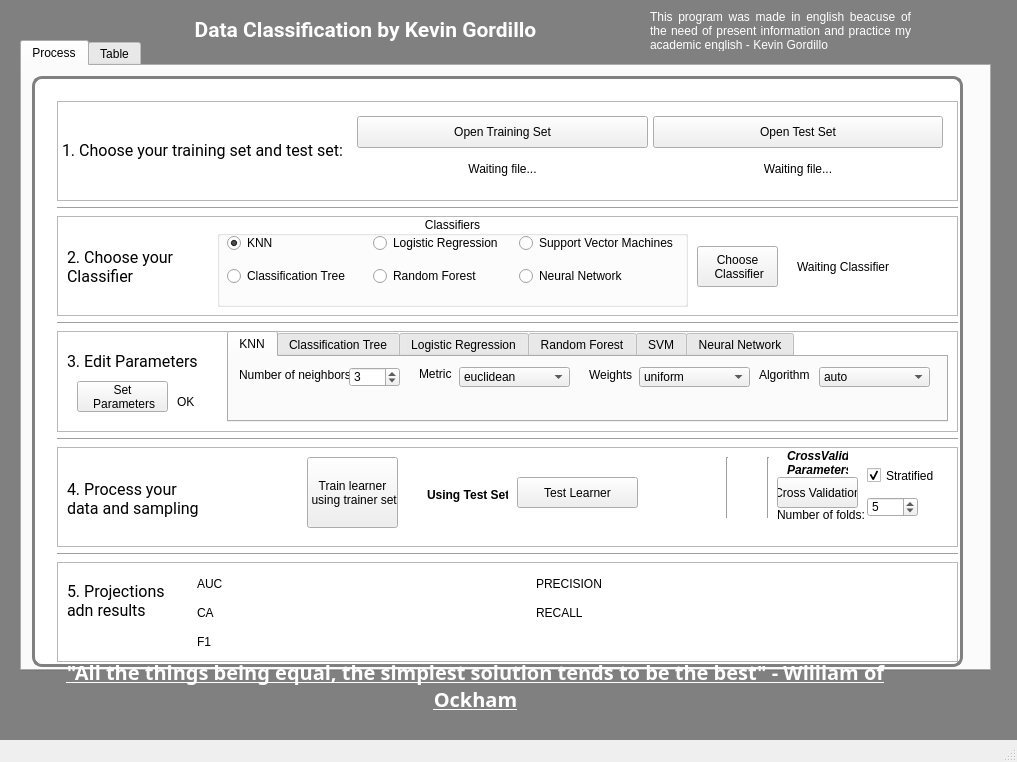
<?xml version="1.0" encoding="UTF-8"?>
<ui version="4.0">
 <author>kef</author>
 <class>MainWindow</class>
 <widget class="QMainWindow" name="MainWindow">
  <property name="geometry">
   <rect>
    <x>0</x>
    <y>0</y>
    <width>1017</width>
    <height>762</height>
   </rect>
  </property>
  <property name="sizePolicy">
   <sizepolicy hsizetype="Fixed" vsizetype="Fixed">
    <horstretch>0</horstretch>
    <verstretch>0</verstretch>
   </sizepolicy>
  </property>
  <property name="minimumSize">
   <size>
    <width>990</width>
    <height>745</height>
   </size>
  </property>
  <property name="maximumSize">
   <size>
    <width>5000</width>
    <height>5000</height>
   </size>
  </property>
  <property name="windowTitle">
   <string>DataClassificationKEF</string>
  </property>
  <property name="windowIcon">
   <iconset>
    <normaloff>razor.ico</normaloff>razor.ico</iconset>
  </property>
  <widget class="QWidget" name="MyForm">
   <property name="styleSheet">
    <string notr="true">#MyForm {
background: gray;
}

#FrameMenu {
border: 3px solid gray;
background: white;
border-radius: 10px;

}
</string>
   </property>
   <widget class="QLabel" name="Titulo">
    <property name="geometry">
     <rect>
      <x>140</x>
      <y>10</y>
      <width>451</width>
      <height>41</height>
     </rect>
    </property>
    <property name="font">
     <font>
      <family>Roboto</family>
      <pointsize>16</pointsize>
      <weight>75</weight>
      <bold>true</bold>
     </font>
    </property>
    <property name="styleSheet">
     <string notr="true">color: white;</string>
    </property>
    <property name="text">
     <string>Data Classification by Kevin Gordillo</string>
    </property>
    <property name="textFormat">
     <enum>Qt::RichText</enum>
    </property>
    <property name="alignment">
     <set>Qt::AlignCenter</set>
    </property>
   </widget>
   <widget class="QLabel" name="QUOTE">
    <property name="geometry">
     <rect>
      <x>40</x>
      <y>660</y>
      <width>871</width>
      <height>51</height>
     </rect>
    </property>
    <property name="sizePolicy">
     <sizepolicy hsizetype="MinimumExpanding" vsizetype="Preferred">
      <horstretch>5</horstretch>
      <verstretch>0</verstretch>
     </sizepolicy>
    </property>
    <property name="font">
     <font>
      <family>Poiret One</family>
      <pointsize>15</pointsize>
      <weight>75</weight>
      <italic>false</italic>
      <bold>true</bold>
      <underline>true</underline>
      <strikeout>false</strikeout>
     </font>
    </property>
    <property name="styleSheet">
     <string notr="true">color: white;</string>
    </property>
    <property name="text">
     <string>&quot;All the things being equal, the simplest solution tends to be the best&quot; - William of Ockham</string>
    </property>
    <property name="textFormat">
     <enum>Qt::PlainText</enum>
    </property>
    <property name="scaledContents">
     <bool>false</bool>
    </property>
    <property name="alignment">
     <set>Qt::AlignCenter</set>
    </property>
    <property name="wordWrap">
     <bool>true</bool>
    </property>
   </widget>
   <widget class="QLabel" name="Aclaracion">
    <property name="geometry">
     <rect>
      <x>650</x>
      <y>10</y>
      <width>261</width>
      <height>41</height>
     </rect>
    </property>
    <property name="sizePolicy">
     <sizepolicy hsizetype="Minimum" vsizetype="Minimum">
      <horstretch>0</horstretch>
      <verstretch>0</verstretch>
     </sizepolicy>
    </property>
    <property name="styleSheet">
     <string notr="true">color: white;</string>
    </property>
    <property name="text">
     <string>This program was made in english beacuse of the need of present information and practice my academic english - Kevin Gordillo</string>
    </property>
    <property name="alignment">
     <set>Qt::AlignJustify|Qt::AlignVCenter</set>
    </property>
    <property name="wordWrap">
     <bool>true</bool>
    </property>
   </widget>
   <widget class="QTabWidget" name="tabWidget2">
    <property name="enabled">
     <bool>true</bool>
    </property>
    <property name="geometry">
     <rect>
      <x>20</x>
      <y>40</y>
      <width>971</width>
      <height>631</height>
     </rect>
    </property>
    <property name="currentIndex">
     <number>0</number>
    </property>
    <widget class="QWidget" name="tab">
     <attribute name="title">
      <string>Process</string>
     </attribute>
     <widget class="QFrame" name="MenuFrame">
      <property name="geometry">
       <rect>
        <x>10</x>
        <y>10</y>
        <width>931</width>
        <height>591</height>
       </rect>
      </property>
      <property name="styleSheet">
       <string notr="true">
#MenuFrame {
border: 3px solid gray;
background: white;
border-radius: 10px;

}</string>
      </property>
      <property name="frameShape">
       <enum>QFrame::StyledPanel</enum>
      </property>
      <property name="frameShadow">
       <enum>QFrame::Raised</enum>
      </property>
      <widget class="QWidget" name="verticalLayoutWidget_3">
       <property name="geometry">
        <rect>
         <x>20</x>
         <y>20</y>
         <width>911</width>
         <height>571</height>
        </rect>
       </property>
       <layout class="QVBoxLayout" name="menuLayout">
        <property name="sizeConstraint">
         <enum>QLayout::SetMinAndMaxSize</enum>
        </property>
        <property name="margin">
         <number>5</number>
        </property>
        <item>
         <layout class="QHBoxLayout" name="_1_hLay">
          <item>
           <widget class="QFrame" name="_1step">
            <property name="frameShape">
             <enum>QFrame::StyledPanel</enum>
            </property>
            <property name="frameShadow">
             <enum>QFrame::Raised</enum>
            </property>
            <widget class="QWidget" name="layoutWidget">
             <property name="geometry">
              <rect>
               <x>0</x>
               <y>10</y>
               <width>891</width>
               <height>79</height>
              </rect>
             </property>
             <layout class="QHBoxLayout" name="_1dataLayout">
              <property name="spacing">
               <number>5</number>
              </property>
              <property name="sizeConstraint">
               <enum>QLayout::SetMinimumSize</enum>
              </property>
              <property name="margin">
               <number>5</number>
              </property>
              <item>
               <widget class="QLabel" name="label_step1">
                <property name="font">
                 <font>
                  <family>Roboto</family>
                  <pointsize>12</pointsize>
                 </font>
                </property>
                <property name="text">
                 <string>1. Choose your training set and test set:</string>
                </property>
               </widget>
              </item>
              <item>
               <layout class="QVBoxLayout" name="verticalLayout_2">
                <property name="sizeConstraint">
                 <enum>QLayout::SetDefaultConstraint</enum>
                </property>
                <item>
                 <widget class="QPushButton" name="fileTraining_btn">
                  <property name="sizePolicy">
                   <sizepolicy hsizetype="Preferred" vsizetype="Preferred">
                    <horstretch>0</horstretch>
                    <verstretch>0</verstretch>
                   </sizepolicy>
                  </property>
                  <property name="text">
                   <string>Open Training Set</string>
                  </property>
                 </widget>
                </item>
                <item>
                 <widget class="QLabel" name="fileOpen_lbl">
                  <property name="sizePolicy">
                   <sizepolicy hsizetype="Preferred" vsizetype="Preferred">
                    <horstretch>0</horstretch>
                    <verstretch>0</verstretch>
                   </sizepolicy>
                  </property>
                  <property name="text">
                   <string>Waiting file...</string>
                  </property>
                  <property name="alignment">
                   <set>Qt::AlignCenter</set>
                  </property>
                 </widget>
                </item>
               </layout>
              </item>
              <item>
               <layout class="QVBoxLayout" name="verticalLayout_3">
                <property name="sizeConstraint">
                 <enum>QLayout::SetDefaultConstraint</enum>
                </property>
                <item>
                 <widget class="QPushButton" name="fileTest_btn">
                  <property name="sizePolicy">
                   <sizepolicy hsizetype="Minimum" vsizetype="Preferred">
                    <horstretch>0</horstretch>
                    <verstretch>0</verstretch>
                   </sizepolicy>
                  </property>
                  <property name="text">
                   <string>Open Test Set</string>
                  </property>
                 </widget>
                </item>
                <item>
                 <widget class="QLabel" name="fileOpen_lbl_2">
                  <property name="sizePolicy">
                   <sizepolicy hsizetype="Preferred" vsizetype="Preferred">
                    <horstretch>0</horstretch>
                    <verstretch>0</verstretch>
                   </sizepolicy>
                  </property>
                  <property name="text">
                   <string>Waiting file...</string>
                  </property>
                  <property name="alignment">
                   <set>Qt::AlignCenter</set>
                  </property>
                 </widget>
                </item>
               </layout>
              </item>
             </layout>
            </widget>
            <widget class="QLabel" name="label">
             <property name="geometry">
              <rect>
               <x>170</x>
               <y>-60</y>
               <width>559</width>
               <height>78</height>
              </rect>
             </property>
             <property name="text">
              <string>TextLabel</string>
             </property>
            </widget>
           </widget>
          </item>
         </layout>
        </item>
        <item>
         <widget class="Line" name="line">
          <property name="orientation">
           <enum>Qt::Horizontal</enum>
          </property>
         </widget>
        </item>
        <item>
         <layout class="QHBoxLayout" name="_2_hLay">
          <item>
           <widget class="QFrame" name="_2step">
            <property name="enabled">
             <bool>true</bool>
            </property>
            <property name="frameShape">
             <enum>QFrame::StyledPanel</enum>
            </property>
            <property name="frameShadow">
             <enum>QFrame::Raised</enum>
            </property>
            <widget class="QLabel" name="label_step2">
             <property name="geometry">
              <rect>
               <x>10</x>
               <y>10</y>
               <width>121</width>
               <height>81</height>
              </rect>
             </property>
             <property name="sizePolicy">
              <sizepolicy hsizetype="Fixed" vsizetype="Preferred">
               <horstretch>0</horstretch>
               <verstretch>0</verstretch>
              </sizepolicy>
             </property>
             <property name="font">
              <font>
               <family>Roboto</family>
               <pointsize>12</pointsize>
              </font>
             </property>
             <property name="text">
              <string>2. Choose your Classifier</string>
             </property>
             <property name="wordWrap">
              <bool>true</bool>
             </property>
            </widget>
            <widget class="QGroupBox" name="groupBox">
             <property name="geometry">
              <rect>
               <x>160</x>
               <y>0</y>
               <width>471</width>
               <height>91</height>
              </rect>
             </property>
             <property name="sizePolicy">
              <sizepolicy hsizetype="Preferred" vsizetype="Preferred">
               <horstretch>0</horstretch>
               <verstretch>0</verstretch>
              </sizepolicy>
             </property>
             <property name="title">
              <string>Classifiers</string>
             </property>
             <property name="alignment">
              <set>Qt::AlignCenter</set>
             </property>
             <property name="flat">
              <bool>false</bool>
             </property>
             <property name="checkable">
              <bool>false</bool>
             </property>
             <widget class="QWidget" name="gridLayoutWidget">
              <property name="geometry">
               <rect>
                <x>10</x>
                <y>10</y>
                <width>451</width>
                <height>68</height>
               </rect>
              </property>
              <layout class="QGridLayout" name="gridLayout">
               <item row="0" column="0">
                <widget class="QRadioButton" name="radio_knn">
                 <property name="text">
                  <string>KNN</string>
                 </property>
                 <property name="checked">
                  <bool>true</bool>
                 </property>
                </widget>
               </item>
               <item row="1" column="0">
                <widget class="QRadioButton" name="radio_ctree">
                 <property name="text">
                  <string>Classification Tree</string>
                 </property>
                </widget>
               </item>
               <item row="1" column="1">
                <widget class="QRadioButton" name="radio_random">
                 <property name="text">
                  <string>Random Forest</string>
                 </property>
                </widget>
               </item>
               <item row="0" column="1">
                <widget class="QRadioButton" name="radio_logistic">
                 <property name="text">
                  <string>Logistic Regression</string>
                 </property>
                </widget>
               </item>
               <item row="0" column="2">
                <widget class="QRadioButton" name="radio_svm">
                 <property name="text">
                  <string>Support Vector Machines</string>
                 </property>
                </widget>
               </item>
               <item row="1" column="2">
                <widget class="QRadioButton" name="radio_net">
                 <property name="text">
                  <string>Neural Network</string>
                 </property>
                </widget>
               </item>
              </layout>
             </widget>
            </widget>
            <widget class="QLabel" name="label_classifier">
             <property name="geometry">
              <rect>
               <x>740</x>
               <y>10</y>
               <width>141</width>
               <height>81</height>
              </rect>
             </property>
             <property name="text">
              <string>Waiting Classifier</string>
             </property>
             <property name="wordWrap">
              <bool>true</bool>
             </property>
            </widget>
            <widget class="QToolButton" name="chooseClass_btn">
             <property name="geometry">
              <rect>
               <x>640</x>
               <y>30</y>
               <width>81</width>
               <height>41</height>
              </rect>
             </property>
             <property name="text">
              <string>Choose
 Classifier</string>
             </property>
            </widget>
           </widget>
          </item>
         </layout>
        </item>
        <item>
         <widget class="Line" name="line_2">
          <property name="orientation">
           <enum>Qt::Horizontal</enum>
          </property>
         </widget>
        </item>
        <item>
         <layout class="QHBoxLayout" name="_3_hLay">
          <item>
           <widget class="QFrame" name="_3step">
            <property name="enabled">
             <bool>true</bool>
            </property>
            <property name="frameShape">
             <enum>QFrame::StyledPanel</enum>
            </property>
            <property name="frameShadow">
             <enum>QFrame::Raised</enum>
            </property>
            <widget class="QTabWidget" name="tabWidget">
             <property name="enabled">
              <bool>true</bool>
             </property>
             <property name="geometry">
              <rect>
               <x>170</x>
               <y>0</y>
               <width>721</width>
               <height>91</height>
              </rect>
             </property>
             <property name="currentIndex">
              <number>0</number>
             </property>
             <widget class="QWidget" name="tab_knn">
              <attribute name="title">
               <string>KNN</string>
              </attribute>
              <widget class="QLabel" name="label_2">
               <property name="geometry">
                <rect>
                 <x>10</x>
                 <y>10</y>
                 <width>111</width>
                 <height>16</height>
                </rect>
               </property>
               <property name="font">
                <font>
                 <family>Arial</family>
                </font>
               </property>
               <property name="text">
                <string>Number of neighbors:</string>
               </property>
              </widget>
              <widget class="QSpinBox" name="spinBox__KNN_numVecinos">
               <property name="geometry">
                <rect>
                 <x>120</x>
                 <y>10</y>
                 <width>51</width>
                 <height>20</height>
                </rect>
               </property>
               <property name="minimum">
                <number>1</number>
               </property>
               <property name="value">
                <number>3</number>
               </property>
              </widget>
              <widget class="QComboBox" name="comboBox_KNN_metrica">
               <property name="geometry">
                <rect>
                 <x>230</x>
                 <y>10</y>
                 <width>111</width>
                 <height>20</height>
                </rect>
               </property>
               <item>
                <property name="text">
                 <string>euclidean</string>
                </property>
               </item>
               <item>
                <property name="text">
                 <string>manhattan</string>
                </property>
               </item>
               <item>
                <property name="text">
                 <string>maximal</string>
                </property>
               </item>
               <item>
                <property name="text">
                 <string>mahalanobis</string>
                </property>
               </item>
              </widget>
              <widget class="QLabel" name="label_3">
               <property name="geometry">
                <rect>
                 <x>360</x>
                 <y>0</y>
                 <width>71</width>
                 <height>35</height>
                </rect>
               </property>
               <property name="font">
                <font>
                 <family>Arial</family>
                </font>
               </property>
               <property name="text">
                <string>Weights</string>
               </property>
              </widget>
              <widget class="QLabel" name="label_4">
               <property name="geometry">
                <rect>
                 <x>190</x>
                 <y>0</y>
                 <width>61</width>
                 <height>34</height>
                </rect>
               </property>
               <property name="font">
                <font>
                 <family>Arial</family>
                </font>
               </property>
               <property name="text">
                <string>Metric</string>
               </property>
              </widget>
              <widget class="QComboBox" name="comboBox_KNN_peso">
               <property name="geometry">
                <rect>
                 <x>410</x>
                 <y>10</y>
                 <width>111</width>
                 <height>20</height>
                </rect>
               </property>
               <item>
                <property name="text">
                 <string>uniform</string>
                </property>
               </item>
               <item>
                <property name="text">
                 <string>distance</string>
                </property>
               </item>
              </widget>
              <widget class="QLabel" name="label_5">
               <property name="geometry">
                <rect>
                 <x>530</x>
                 <y>0</y>
                 <width>71</width>
                 <height>35</height>
                </rect>
               </property>
               <property name="font">
                <font>
                 <family>Arial</family>
                </font>
               </property>
               <property name="text">
                <string>Algorithm</string>
               </property>
              </widget>
              <widget class="QComboBox" name="comboBox_KNN_algo">
               <property name="geometry">
                <rect>
                 <x>590</x>
                 <y>10</y>
                 <width>111</width>
                 <height>20</height>
                </rect>
               </property>
               <item>
                <property name="text">
                 <string>auto</string>
                </property>
               </item>
               <item>
                <property name="text">
                 <string>ball_tree</string>
                </property>
               </item>
               <item>
                <property name="text">
                 <string>kd_tree</string>
                </property>
               </item>
               <item>
                <property name="text">
                 <string>brute</string>
                </property>
               </item>
              </widget>
             </widget>
             <widget class="QWidget" name="tab_tree">
              <property name="enabled">
               <bool>false</bool>
              </property>
              <attribute name="title">
               <string>Classification Tree</string>
              </attribute>
             </widget>
             <widget class="QWidget" name="tab_logis">
              <property name="enabled">
               <bool>false</bool>
              </property>
              <attribute name="title">
               <string>Logistic Regression</string>
              </attribute>
             </widget>
             <widget class="QWidget" name="tab_rand">
              <property name="enabled">
               <bool>false</bool>
              </property>
              <attribute name="title">
               <string>Random Forest</string>
              </attribute>
             </widget>
             <widget class="QWidget" name="tab_svm">
              <property name="enabled">
               <bool>false</bool>
              </property>
              <attribute name="title">
               <string>SVM</string>
              </attribute>
             </widget>
             <widget class="QWidget" name="tav_net">
              <property name="enabled">
               <bool>false</bool>
              </property>
              <attribute name="title">
               <string>Neural Network</string>
              </attribute>
             </widget>
            </widget>
            <widget class="QLabel" name="label_step2_2">
             <property name="geometry">
              <rect>
               <x>10</x>
               <y>10</y>
               <width>151</width>
               <height>41</height>
              </rect>
             </property>
             <property name="sizePolicy">
              <sizepolicy hsizetype="Fixed" vsizetype="Preferred">
               <horstretch>0</horstretch>
               <verstretch>0</verstretch>
              </sizepolicy>
             </property>
             <property name="font">
              <font>
               <family>Roboto</family>
               <pointsize>12</pointsize>
              </font>
             </property>
             <property name="text">
              <string>3. Edit Parameters</string>
             </property>
             <property name="wordWrap">
              <bool>true</bool>
             </property>
            </widget>
            <widget class="QToolButton" name="btn_setParam">
             <property name="geometry">
              <rect>
               <x>20</x>
               <y>50</y>
               <width>91</width>
               <height>31</height>
              </rect>
             </property>
             <property name="text">
              <string>Set 
 Parameters</string>
             </property>
            </widget>
            <widget class="QLabel" name="label_PARAM">
             <property name="geometry">
              <rect>
               <x>120</x>
               <y>60</y>
               <width>41</width>
               <height>21</height>
              </rect>
             </property>
             <property name="text">
              <string>OK</string>
             </property>
            </widget>
           </widget>
          </item>
         </layout>
        </item>
        <item>
         <widget class="Line" name="line_3">
          <property name="orientation">
           <enum>Qt::Horizontal</enum>
          </property>
         </widget>
        </item>
        <item>
         <layout class="QHBoxLayout" name="_4_hLay">
          <item>
           <widget class="QFrame" name="_4step">
            <property name="enabled">
             <bool>true</bool>
            </property>
            <property name="frameShape">
             <enum>QFrame::StyledPanel</enum>
            </property>
            <property name="frameShadow">
             <enum>QFrame::Raised</enum>
            </property>
            <widget class="QPushButton" name="btn_test">
             <property name="geometry">
              <rect>
               <x>460</x>
               <y>30</y>
               <width>121</width>
               <height>31</height>
              </rect>
             </property>
             <property name="text">
              <string>Test Learner</string>
             </property>
            </widget>
            <widget class="QLabel" name="label_step4">
             <property name="geometry">
              <rect>
               <x>10</x>
               <y>10</y>
               <width>141</width>
               <height>83</height>
              </rect>
             </property>
             <property name="font">
              <font>
               <family>Roboto</family>
               <pointsize>12</pointsize>
              </font>
             </property>
             <property name="layoutDirection">
              <enum>Qt::LeftToRight</enum>
             </property>
             <property name="text">
              <string>4. Process your data and sampling</string>
             </property>
             <property name="wordWrap">
              <bool>true</bool>
             </property>
            </widget>
            <widget class="QToolButton" name="btn_train">
             <property name="geometry">
              <rect>
               <x>250</x>
               <y>10</y>
               <width>91</width>
               <height>71</height>
              </rect>
             </property>
             <property name="text">
              <string>Train learner
 using trainer set</string>
             </property>
            </widget>
            <widget class="QLabel" name="label_6">
             <property name="geometry">
              <rect>
               <x>720</x>
               <y>60</y>
               <width>111</width>
               <height>16</height>
              </rect>
             </property>
             <property name="font">
              <font>
               <family>Arial</family>
              </font>
             </property>
             <property name="text">
              <string>Number of folds:</string>
             </property>
            </widget>
            <widget class="QSpinBox" name="spin_folds">
             <property name="geometry">
              <rect>
               <x>810</x>
               <y>50</y>
               <width>51</width>
               <height>20</height>
              </rect>
             </property>
             <property name="minimum">
              <number>1</number>
             </property>
             <property name="maximum">
              <number>20</number>
             </property>
             <property name="value">
              <number>5</number>
             </property>
            </widget>
            <widget class="QCheckBox" name="check_strati">
             <property name="geometry">
              <rect>
               <x>810</x>
               <y>20</y>
               <width>70</width>
               <height>17</height>
              </rect>
             </property>
             <property name="text">
              <string>Stratified</string>
             </property>
             <property name="checked">
              <bool>true</bool>
             </property>
            </widget>
            <widget class="QLabel" name="label_8">
             <property name="geometry">
              <rect>
               <x>370</x>
               <y>40</y>
               <width>81</width>
               <height>16</height>
              </rect>
             </property>
             <property name="font">
              <font>
               <family>Arial</family>
               <weight>75</weight>
               <bold>true</bold>
              </font>
             </property>
             <property name="text">
              <string>Using Test Set</string>
             </property>
            </widget>
            <widget class="Line" name="line_5">
             <property name="geometry">
              <rect>
               <x>650</x>
               <y>10</y>
               <width>41</width>
               <height>61</height>
              </rect>
             </property>
             <property name="orientation">
              <enum>Qt::Vertical</enum>
             </property>
            </widget>
            <widget class="Line" name="line_6">
             <property name="geometry">
              <rect>
               <x>710</x>
               <y>10</y>
               <width>3</width>
               <height>61</height>
              </rect>
             </property>
             <property name="orientation">
              <enum>Qt::Vertical</enum>
             </property>
            </widget>
            <widget class="QLabel" name="label_12">
             <property name="geometry">
              <rect>
               <x>730</x>
               <y>0</y>
               <width>61</width>
               <height>31</height>
              </rect>
             </property>
             <property name="font">
              <font>
               <family>Arial</family>
               <weight>75</weight>
               <italic>true</italic>
               <bold>true</bold>
              </font>
             </property>
             <property name="text">
              <string>CrossValidation Parameters</string>
             </property>
             <property name="wordWrap">
              <bool>true</bool>
             </property>
            </widget>
            <widget class="QPushButton" name="btn_cross">
             <property name="geometry">
              <rect>
               <x>720</x>
               <y>30</y>
               <width>81</width>
               <height>31</height>
              </rect>
             </property>
             <property name="text">
              <string>Cross Validation</string>
             </property>
            </widget>
           </widget>
          </item>
         </layout>
        </item>
        <item>
         <widget class="Line" name="line_4">
          <property name="orientation">
           <enum>Qt::Horizontal</enum>
          </property>
         </widget>
        </item>
        <item>
         <layout class="QHBoxLayout" name="_5_hLay">
          <item>
           <widget class="QFrame" name="_5step">
            <property name="enabled">
             <bool>true</bool>
            </property>
            <property name="frameShape">
             <enum>QFrame::StyledPanel</enum>
            </property>
            <property name="frameShadow">
             <enum>QFrame::Raised</enum>
            </property>
            <widget class="QWidget" name="gridLayoutWidget_2">
             <property name="geometry">
              <rect>
               <x>140</x>
               <y>10</y>
               <width>671</width>
               <height>81</height>
              </rect>
             </property>
             <layout class="QGridLayout" name="gridLayout_2">
              <item row="1" column="0">
               <widget class="QLabel" name="label_CA">
                <property name="text">
                 <string>CA</string>
                </property>
               </widget>
              </item>
              <item row="2" column="0">
               <widget class="QLabel" name="label_F1">
                <property name="text">
                 <string>F1</string>
                </property>
               </widget>
              </item>
              <item row="0" column="0">
               <widget class="QLabel" name="label_AUC">
                <property name="text">
                 <string>AUC</string>
                </property>
               </widget>
              </item>
              <item row="1" column="1">
               <widget class="QLabel" name="label_RECALL">
                <property name="text">
                 <string>RECALL</string>
                </property>
               </widget>
              </item>
              <item row="0" column="1">
               <widget class="QLabel" name="label_PRECISION">
                <property name="text">
                 <string>PRECISION</string>
                </property>
               </widget>
              </item>
             </layout>
            </widget>
            <widget class="QLabel" name="label_step5">
             <property name="geometry">
              <rect>
               <x>10</x>
               <y>0</y>
               <width>111</width>
               <height>78</height>
              </rect>
             </property>
             <property name="sizePolicy">
              <sizepolicy hsizetype="Preferred" vsizetype="Preferred">
               <horstretch>0</horstretch>
               <verstretch>0</verstretch>
              </sizepolicy>
             </property>
             <property name="font">
              <font>
               <family>Roboto</family>
               <pointsize>12</pointsize>
              </font>
             </property>
             <property name="text">
              <string>5. Projections adn results</string>
             </property>
             <property name="wordWrap">
              <bool>true</bool>
             </property>
            </widget>
           </widget>
          </item>
         </layout>
        </item>
       </layout>
      </widget>
      <zorder>verticalLayoutWidget_3</zorder>
      <zorder>btn_scatter</zorder>
     </widget>
    </widget>
    <widget class="QWidget" name="tab_2">
     <property name="enabled">
      <bool>true</bool>
     </property>
     <attribute name="title">
      <string>Table</string>
     </attribute>
     <widget class="MatplotlibWidget" name="matplotW">
      <property name="geometry">
       <rect>
        <x>540</x>
        <y>30</y>
        <width>381</width>
        <height>291</height>
       </rect>
      </property>
     </widget>
     <widget class="QWidget" name="widget" native="true">
      <property name="geometry">
       <rect>
        <x>570</x>
        <y>400</y>
        <width>241</width>
        <height>151</height>
       </rect>
      </property>
     </widget>
     <widget class="QTableWidget" name="tableWidget">
      <property name="geometry">
       <rect>
        <x>40</x>
        <y>40</y>
        <width>371</width>
        <height>291</height>
       </rect>
      </property>
     </widget>
     <widget class="QLabel" name="label_7">
      <property name="geometry">
       <rect>
        <x>350</x>
        <y>10</y>
        <width>221</width>
        <height>16</height>
       </rect>
      </property>
      <property name="font">
       <font>
        <pointsize>16</pointsize>
        <weight>75</weight>
        <bold>true</bold>
       </font>
      </property>
      <property name="text">
       <string>Graphics Area</string>
      </property>
     </widget>
     <widget class="QLabel" name="label_9">
      <property name="enabled">
       <bool>true</bool>
      </property>
      <property name="geometry">
       <rect>
        <x>100</x>
        <y>20</y>
        <width>151</width>
        <height>16</height>
       </rect>
      </property>
      <property name="maximumSize">
       <size>
        <width>16777215</width>
        <height>16777215</height>
       </size>
      </property>
      <property name="text">
       <string>Confusion Matrix</string>
      </property>
     </widget>
     <widget class="QPushButton" name="btn_matrix">
      <property name="enabled">
       <bool>true</bool>
      </property>
      <property name="geometry">
       <rect>
        <x>130</x>
        <y>350</y>
        <width>75</width>
        <height>23</height>
       </rect>
      </property>
      <property name="text">
       <string>Matrix</string>
      </property>
     </widget>
     <widget class="QPushButton" name="btn_scatter">
      <property name="geometry">
       <rect>
        <x>280</x>
        <y>350</y>
        <width>81</width>
        <height>21</height>
       </rect>
      </property>
      <property name="sizePolicy">
       <sizepolicy hsizetype="Preferred" vsizetype="Fixed">
        <horstretch>0</horstretch>
        <verstretch>0</verstretch>
       </sizepolicy>
      </property>
      <property name="text">
       <string>Confusion Plot</string>
      </property>
     </widget>
    </widget>
   </widget>
   <zorder>tabWidget2</zorder>
   <zorder>Titulo</zorder>
   <zorder>QUOTE</zorder>
   <zorder>Aclaracion</zorder>
  </widget>
  <widget class="QMenuBar" name="menubar">
   <property name="geometry">
    <rect>
     <x>0</x>
     <y>0</y>
     <width>1017</width>
     <height>21</height>
    </rect>
   </property>
  </widget>
  <widget class="QStatusBar" name="statusbar"/>
 </widget>
 <customwidgets>
  <customwidget>
   <class>MatplotlibWidget</class>
   <extends>QWidget</extends>
   <header>matplotlibwidget</header>
  </customwidget>
 </customwidgets>
 <resources/>
 <connections/>
</ui>
